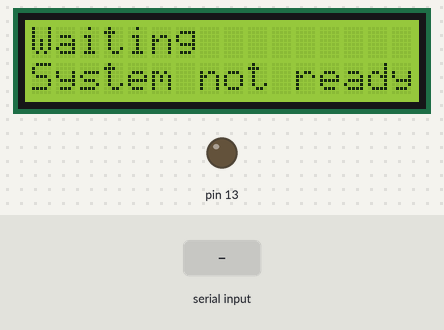
The program below on a simulated Arduino Uno, built with avr-gcc and run on an emulated ATmega328P. Shown: 16×2 character LCD, output pins drawn as LEDs (lit = HIGH). The inputs (shaded band) are chosen by the test bench. What the program prints to the serial monitor is not drawn.

Above: at 1.6 s.
1.7 s: "ALIVE" received over Serial
At 3.9 s:
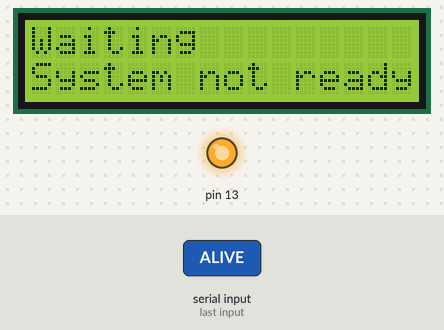
4.2 s: "CLEAR" received over Serial
At 5.9 s:
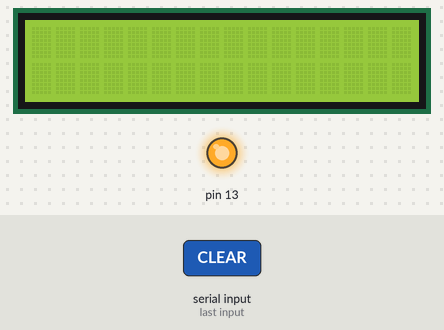
At 6.6 s:
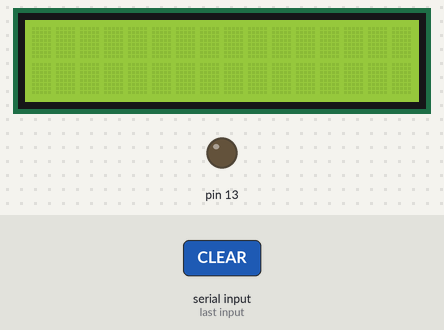
Timing chart, 0 to 8.1 s (numbered marks = the images above; inputs shaded):
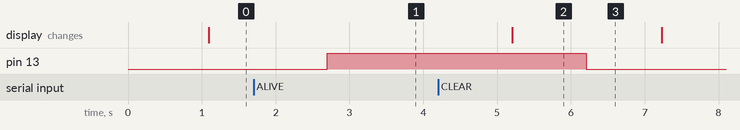

Measured:
- after the input at 1.7 s, pin 13: LOW → HIGH after 1.0 s
- after the input at 4.2 s, pin 13: HIGH → LOW after 2.0 s instead of 2.5 s; the display: changes after 1.0 s (image 2)

The program:

main.cpp
```cpp
#include <Arduino.h>
#include <LiquidCrystal_I2C.h>

// change value here
#define BAUDRATE 19200
#define DELAY_MS 1000
#define TIMEOUT_MS 5000
#define ANIM_MS 1000
#define LCD_COLS 16
#define LCD_ROWS 2

// using PCF8574 for LCD I2C adapter where default address is 0x27
LiquidCrystal_I2C lcd(0x27, LCD_COLS, LCD_ROWS);

String cmd = "";
bool wait = false, isConnect = false;
// counter
int currIndex = 0, animCount = 0;
// specific use case timing
unsigned long animTimer = 0, cmdTimer = 0, timeoutTimer = 0;
// used for timer
unsigned long _globalLastTime = 0, _globalDeltaTime = 0;

void updateDeltaTime()
{
  unsigned long currTime = millis();
  _globalDeltaTime = currTime - _globalLastTime;
  _globalLastTime = currTime;
}

void writeLcd(String text)
{
  String in_txt = text;
  if (in_txt.length() > 16)
  {
    in_txt.remove(13);
    in_txt += "...";
  }
  lcd.setCursor(0, currIndex);
  if (currIndex == 0)
  {
    lcd.clear();
    currIndex++;
  }
  else
  {
    currIndex--;
  }
  lcd.print(in_txt);
}
// command from and to cli
void cmdFromCli(String cmd)
{
  if (cmd == "STATUS")
    Serial.println("ALIVE");
}

// command from service
void cmdFromService(String cmd)
{
  if (cmd == "ALIVE")
  {
    timeoutTimer = 0;
    isConnect = true;
  }
  if (cmd.indexOf("IP ") == 0)
  {
    cmd.remove(0, 3);
    writeLcd("IP ADDR:");
    writeLcd(cmd);
    Serial.println("OK");
    timeoutTimer = 0;
    isConnect = true;
  }
  if (cmd.indexOf("SEND ") == 0)
  {
    cmd.remove(0, 5);
    writeLcd(cmd);
    Serial.println("OK");
  }
  if (cmd == "CLEAR")
  {
    lcd.clear();
    Serial.println("OK");
  }
}

// command to service
void cmdToService(unsigned long delayTimeMs, unsigned long maxTimeout)
{
  if (delayTimeMs > maxTimeout)
  {
    return;
  }
  cmdTimer += _globalDeltaTime;
  timeoutTimer += _globalDeltaTime;
  if (cmdTimer > delayTimeMs)
  {
    if (isConnect)
    {
      Serial.println("WHEREIP");
    }
    else
    {
      Serial.println("STATUS");
    }
    cmdTimer = 0;
  }
  if (isConnect && timeoutTimer > maxTimeout)
  {
    animCount = 0;
    cmdTimer = 0;
    timeoutTimer = 0;
    isConnect = false;
  }
}

void waitAnim(unsigned long animTimerMax)
{
  animTimer += _globalDeltaTime;
  if (animTimer > animTimerMax)
  {
    switch (animCount)
    {
    case 0:
      writeLcd("Waiting");
      break;
    case 1:
      writeLcd("Waiting.");
      break;
    case 2:
      writeLcd("Waiting..");
      break;
    case 3:
      writeLcd("Waiting...");
      break;
    default:
      break;
    }
    writeLcd("System not ready");
    animCount++;
    animTimer = 0;
  }
  if (animCount > 3)
    animCount = 0;
}

void setup()
{
  lcd.init();
  lcd.backlight();
  lcd.clear();
  pinMode(13, OUTPUT);
  Serial.begin(BAUDRATE);
  while (!Serial)
    ;
}

void loop()
{
  updateDeltaTime();
  cmdToService(DELAY_MS, TIMEOUT_MS);

  if (!isConnect)
  {
    waitAnim(ANIM_MS);
    digitalWrite(13, LOW);
  }

  if (isConnect)
  {
    digitalWrite(13, HIGH);
  }

  if (Serial.availableForWrite() > 0)
  {
    cmd = Serial.readString();
    cmd.trim();
    if (cmd != "")
    {
      cmdFromService(cmd);
    }
  }
}
```
